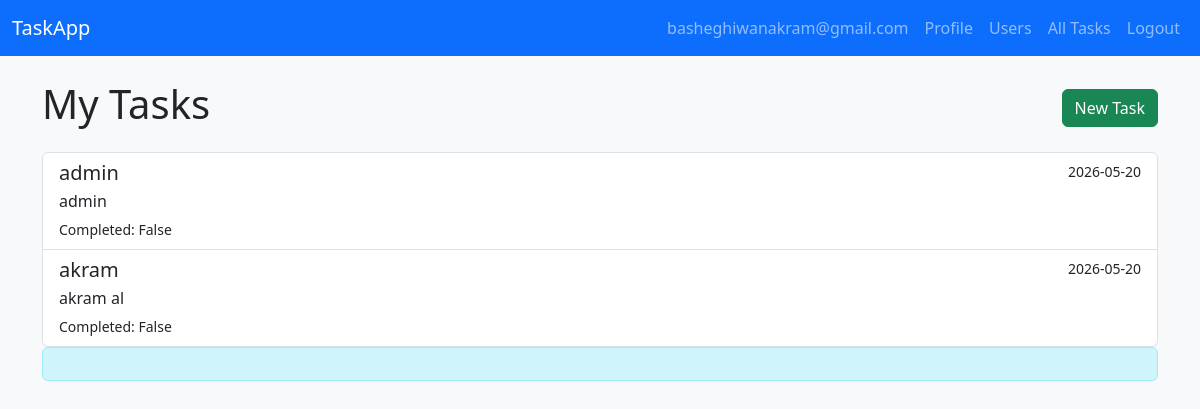
Screenshot of / (signed in) with the database file from the repository.
### accounte/models.py (models this page shows, shortened)
class Task(models.Model):
    owner = models.ForeignKey(settings.AUTH_USER_MODEL, on_delete=models.CASCADE, related_name='tasks')
    title = models.CharField(max_length=200)
    description = models.TextField(blank=True)
    created_at = models.DateTimeField(auto_now_add=True)
    due_date = models.DateField(null=True, blank=True)
    completed = models.BooleanField(default=False)
    class Meta:
        ordering = ['-created_at']

### accounte/views.py (the view)
# urls.py: path('', TaskListView.as_view(), name='home'),
class TaskListView(LoginRequiredMixin, ListView):
    model = Task
    template_name = 'accounte/task_list.html'
    context_object_name = 'tasks'
    paginate_by = 10
    def get_queryset(self):
        return Task.objects.filter(owner=self.request.user)

### accounte/templates/accounte/task_list.html
{% extends 'accounte/base.html' %} {% block title %}My Tasks{% endblock %}
{%block content %}
<div class="d-flex justify-content-between align-items-center mb-3">
  <h1>My Tasks</h1>
  <a class="btn btn-success" href="{% url 'task-create' %}">New Task</a>
</div>
{% if tasks %}
<div class="list-group">
  {% for task in tasks %}
  <a
    href="{% url 'task-detail' task.pk %}"
    class="list-group-item list-group-item-action"
  >
    <div class="d-flex w-100 justify-content-between">
      <h5 class="mb-1">{{ task.title }}</h5>
      <small>{{ task.created_at|date:'Y-m-d' }}</small>
    </div>
    <p class="mb-1 text-truncate">{{ task.description }}</p>
    <small>Completed: {{ task.completed }}</small>
  </a>
  {% endfor %}
</div>
{% else %}
<div class="alert alert-info">
  لا توجد مهام حتى الآن. اضغط زر "New Task" لإنشاء واحدة.
</div>
{% endif %}
<div class="alert alert-info"></div>
{% endblock %}

### accounte/templates/accounte/base.html (shortened to what this page needs)
<!doctype html>
<html lang="en">
  <head>
    <link
      rel="stylesheet"
      href="https://cdn.jsdelivr.net/npm/bootstrap@5.3.0/dist/css/bootstrap.min.css"
    />
  </head>
  <body class="bg-light">
    <nav class="navbar navbar-expand-lg navbar-dark bg-primary mb-4">
      <div class="container-fluid">
        <a class="navbar-brand" href="{% url 'task-list' %}"> TaskApp </a>
        <div class="collapse navbar-collapse">
          <ul class="navbar-nav ms-auto">
            {% if request.user.is_authenticated %}
            <li class="nav-item">
              <a class="nav-link" href="#"> {{ request.user.username }} </a>
            </li>
            <li class="nav-item">
              <a class="nav-link" href="{% url 'profile' %}"> Profile </a>
            </li>
            {% if request.user.is_superuser %}
            <li class="nav-item">
              <a class="nav-link" href="{% url 'user-list' %}"> Users </a>
            </li>
            <li class="nav-item">
              <a class="nav-link" href="{% url 'tasks-list' %}"> All Tasks </a>
            </li>
            {% endif %}
            <li class="nav-item">
              <a class="nav-link" href="{% url 'logout' %}"> Logout </a>
            </li>
            {% endif %}
          </ul>
        </div>
      </div>
    </nav>
    <div class="container">
       {% block content %} {% endblock %}
    </div>
  </body>
</html>

### rows the page displays
Task: title "admin", created_at "2026-05-20", description "admin", completed "False"
Task: title "akram", created_at "2026-05-20", description "akram al", completed "False"

### other values shown
{{ request.user.username }} "basheghiwanakram@gmail.com"
